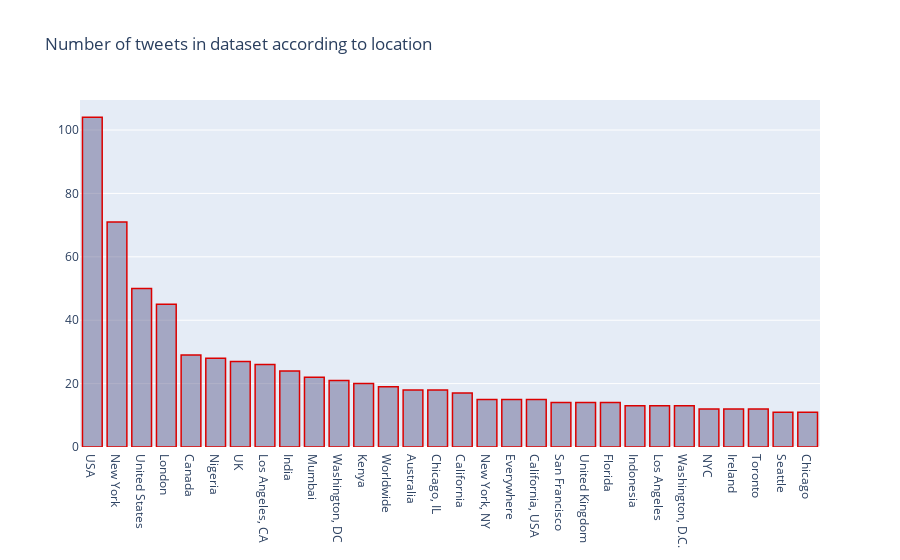

Notebook cell for this chart:
### Code cell
cnt_ = ds_train['location'].value_counts()
cnt_.reset_index()
cnt_ = cnt_[:30,]
trace1 = go.Bar(
                x = cnt_.index,
                y = cnt_.values,
                name = "Number of tweets in dataset according to location",
                marker = dict(color = 'rgba(100, 100, 145, 0.5)',
                             line=dict(color='rgb(220,0,0)',width=1.5)),
                )

data = [trace1]
layout = go.Layout(barmode = "group",title = 'Number of tweets in dataset according to location')
fig = go.Figure(data = data, layout = layout)
py.iplot(fig)

### Figure 1 — Plotly figure (JSON) as saved in the notebook; plotly's stock layout.template omitted (floating-point values rounded to 4 significant figures)
{"data": [{"marker": {"color": "rgba(100, 100, 145, 0.5)", "line": {"color": "rgb(220,0,0)", "width": 1.5}}, "name": "Number of tweets in dataset according to location", "type": "bar", "x": ["USA", "New York", "United States", "London", "Canada", "Nigeria", "UK", "Los Angeles, CA", "India", "Mumbai", "Washington, DC", "Kenya", "Worldwide", "Australia", "Chicago, IL", "California", "New York, NY", "Everywhere", "California, USA", "San Francisco", "United Kingdom", "Florida", "Indonesia", "Los Angeles", "Washington, D.C.", "NYC", "Ireland", "Toronto", "Seattle", "Chicago"], "y": [104, 71, 50, 45, 29, 28, 27, 26, 24, 22, 21, 20, 19, 18, 18, 17, 15, 15, 15, 14, 14, 14, 13, 13, 13, 12, 12, 12, 11, 11]}], "layout": {"barmode": "group", "title": {"text": "Number of tweets in dataset according to location"}}}
